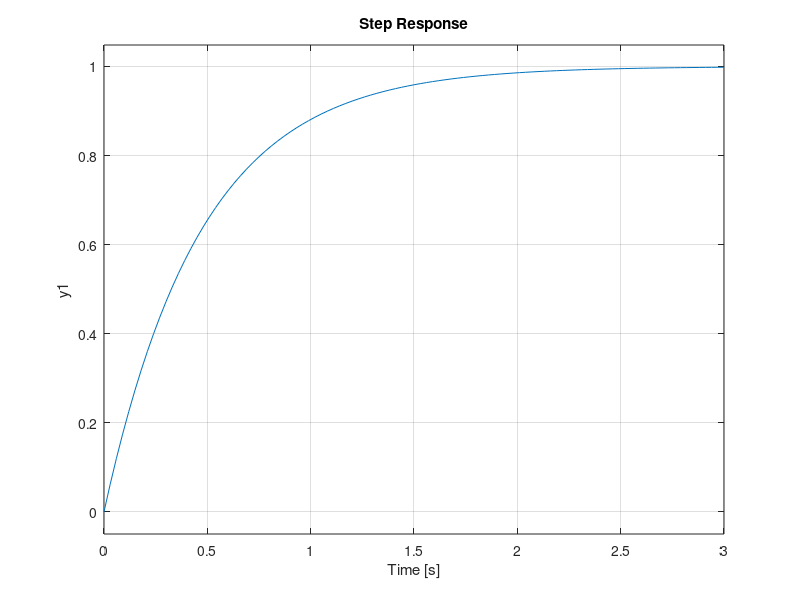

Source code (MATLAB):
% in questo esempio è possibile vedere la risposta nel tempo ed in
% frequenza di un circuito RC
% le costanti sono R - Resistenza e C - Capacita'
clear; clc; close all;

R = 470;
C = 1*10^-3;

A = [-1/(R*C)];
B = [1/(R*C)];
C = [1];
D = [0];

sys1 = ss(A, B, C, D);
sys1

step(sys1)